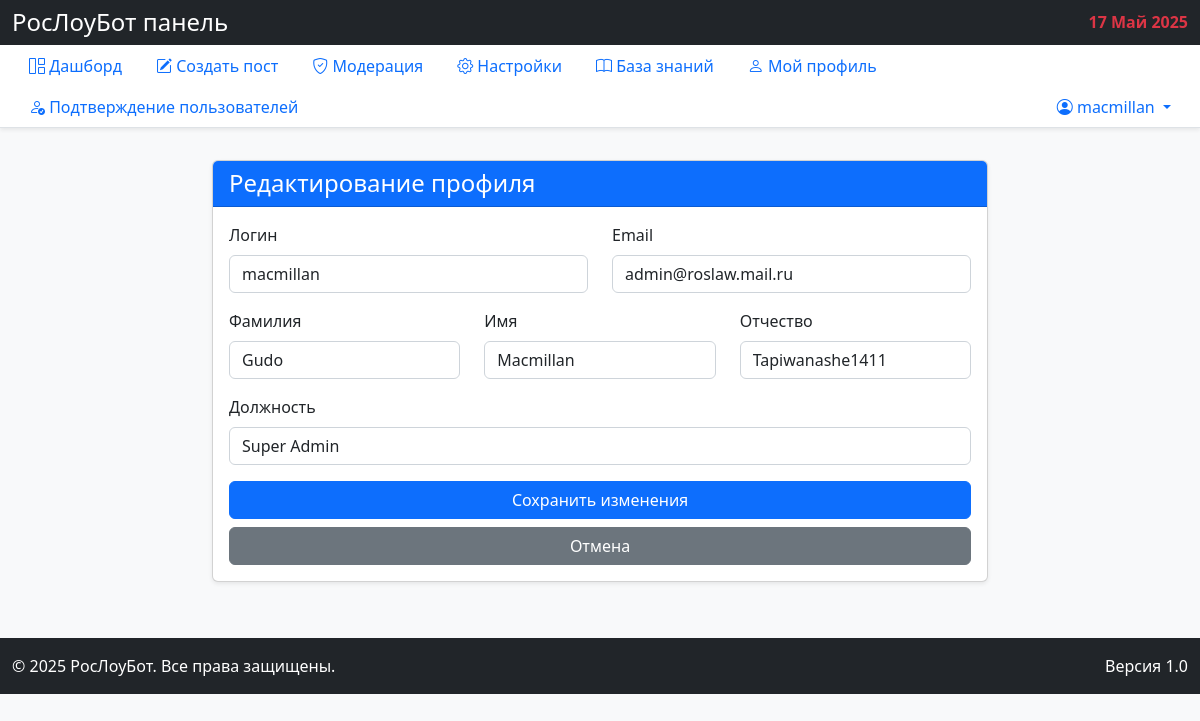
/accounts/profile/edit/ (signed in), run on an earlier commit of the app's database.
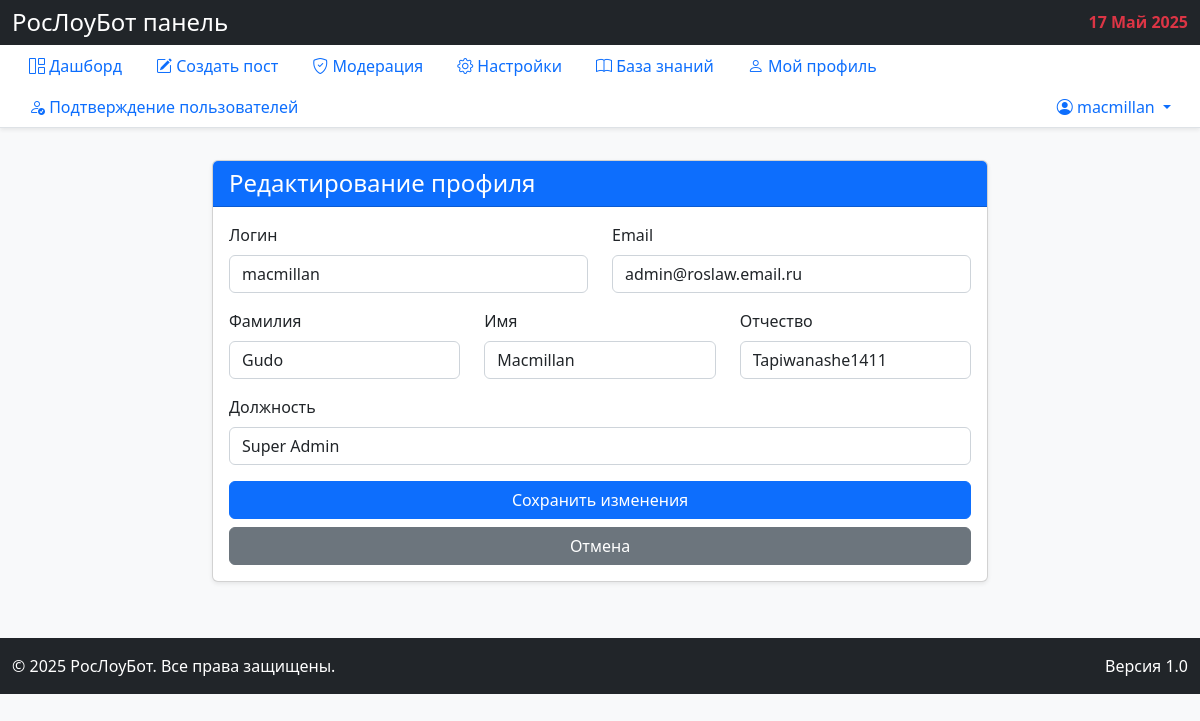
And on a later commit of the database.
### accounts/models.py (models this page shows)
class User(AbstractUser):
    ADMIN = "admin"
    CURATOR = "curator"
    MODERATOR = "moderator"
    SPECIALIST = "specialist"
    VOLUNTEER = "volunteer"
    BLOCKED = "blocked"
    ROLE_CHOICES = [
        (ADMIN, "Админ"),
        (CURATOR, "Куратор"),
        (MODERATOR, "Модератор"),
        (SPECIALIST, "Специалист"),
        (VOLUNTEER, "Волонтер"),
        (BLOCKED, "Заблокированный"),
    ]
    MALE = "M"
    FEMALE = "F"
    SEX_CHOICES = [
        (MALE, "Мужской"),
        (FEMALE, "Женский"),
    ]
    patronymic = models.CharField(
        max_length=150, blank=True, null=True, verbose_name="Отчество"
    )
    role = models.CharField(max_length=20, choices=ROLE_CHOICES, default=SPECIALIST)
    sex = models.CharField(
        max_length=1,
        choices=SEX_CHOICES,
        blank=True,
        null=True,
        verbose_name="Пол",
    )
    birth_date = models.DateField(blank=True, null=True, verbose_name="Дата рождения")
    region = models.CharField(
        max_length=100, blank=True, null=True, verbose_name="Регион"
    )
    address = models.CharField(
        max_length=255, blank=True, null=True, verbose_name="Адрес"
    )
    organization = models.CharField(
        max_length=255, blank=True, null=True, verbose_name="Организация"
    )
    position = models.CharField(
        max_length=255, blank=True, null=True, verbose_name="Должность"
    )
    phone = models.CharField(
        max_length=30, blank=True, null=True, verbose_name="Телефон"
    )
    approved = models.BooleanField(default=False, verbose_name="Одобрен")
    approval_date = models.DateTimeField(
        blank=True, null=True, verbose_name="Дата одобрения"
    )
    class Meta:
        verbose_name = "Пользователь"
        verbose_name_plural = "Пользователи"

### accounts/views.py (the view, shortened to what this page needs)
# urls.py: path("profile/edit/", views.EditProfileView.as_view(), name="edit_profile"),
@method_decorator(login_required, name="dispatch")
class EditProfileView(UpdateView):
    model = User
    form_class = UserProfileForm
    template_name = "accounts/edit_profile.html"
    success_url = reverse_lazy("accounts:profile")
    def get_object(self):
        return self.request.user

### accounts/forms.py
class UserProfileForm(forms.ModelForm):
    class Meta:
        model = User
        fields = [
            "username",
            "email",
            "last_name",
            "first_name",
            "patronymic",
            "position",
        ]
        widgets = {
            "username": forms.TextInput(attrs={"class": "form-control"}),
            "email": forms.EmailInput(attrs={"class": "form-control"}),
            "last_name": forms.TextInput(attrs={"class": "form-control"}),
            "first_name": forms.TextInput(attrs={"class": "form-control"}),
            "patronymic": forms.TextInput(attrs={"class": "form-control"}),
            "position": forms.TextInput(attrs={"class": "form-control"}),
        }
    def __init__(self, *args, **kwargs):
        super().__init__(*args, **kwargs)
        for field_name, field in self.fields.items():
            field.widget.attrs["class"] = "form-control"

### templates/accounts/edit_profile.html (shortened to what this page needs)
{% extends 'base.html' %}
{% load static %}
{% block content %}
<div class="col-md-8 mx-auto">
    <div class="card shadow-sm">
        <div class="card-header bg-primary text-white">
            <h4 class="mb-0">Редактирование профиля</h4>
        </div>
        <div class="card-body">
            <form method="post">
                <div class="row">
                    <div class="col-md-6 mb-3">
                        <label for="{{ form.username.id_for_label }}" class="form-label">Логин</label>
                        {{ form.username }}
                    </div>
                    <div class="col-md-6 mb-3">
                        <label for="{{ form.email.id_for_label }}" class="form-label">Email</label>
                        {{ form.email }}
                    </div>
                </div>
                <div class="row">
                    <div class="col-md-4 mb-3">
                        <label for="{{ form.last_name.id_for_label }}" class="form-label">Фамилия</label>
                        {{ form.last_name }}
                    </div>
                    <div class="col-md-4 mb-3">
                        <label for="{{ form.first_name.id_for_label }}" class="form-label">Имя</label>
                        {{ form.first_name }}
                    </div>
                    <div class="col-md-4 mb-3">
                        <label for="{{ form.patronymic.id_for_label }}" class="form-label">Отчество</label>
                        {{ form.patronymic }}
                    </div>
                </div>
                <div class="mb-3">
                    <label for="{{ form.position.id_for_label }}" class="form-label">Должность</label>
                    {{ form.position }}
                </div>
                <div class="d-grid gap-2">
                    <button type="submit" class="btn btn-primary">Сохранить изменения</button>
                    <a href="{% url 'accounts:profile' %}" class="btn btn-secondary">Отмена</a>
                </div>
            </form>
        </div>
    </div>
</div>
{% endblock %}

### templates/base.html (shortened to what this page needs)
{% load static %}
<!DOCTYPE html>
<html lang="ru">
<head>
    <link href="https://cdn.jsdelivr.net/npm/bootstrap@5.2.3/dist/css/bootstrap.min.css" rel="stylesheet">
    <link rel="stylesheet" href="https://cdn.jsdelivr.net/npm/bootstrap-icons@1.8.1/font/bootstrap-icons.css">
</head>
<body class="bg-light">
    <header class="bg-dark text-white py-2 shadow-sm">
        <div class="container-fluid">
            <div class="d-flex justify-content-between align-items-center">
                <h4 class="m-0">РосЛоуБот панель</h4>
                <div class="text-danger fw-bold">{% now "d F Y" %}</div>
            </div>
        </div>
    </header>
    <nav class="bg-white border-bottom shadow-sm mb-4">
        <div class="container-fluid">
            <ul class="nav nav-tabs border-0">
                <li class="nav-item">
                    <a class="nav-link {% if request.resolver_match.url_name == 'dashboard' %}active{% endif %}" href="{% url 'content:dashboard' %}">
                        <i class="bi bi-grid-1x2"></i> Дашборд
                    </a>
                </li>
                <li class="nav-item">
                    <a class="nav-link" href="#">
                        <i class="bi bi-pencil-square"></i> Создать пост
                    </a>
                </li>
                <li class="nav-item">
                    <a class="nav-link" href="#">
                        <i class="bi bi-shield-check"></i> Модерация
                    </a>
                </li>
                <li class="nav-item">
                    <a class="nav-link" href="#">
                        <i class="bi bi-gear"></i> Настройки
                    </a>
                </li>
                <li class="nav-item">
                    <a class="nav-link" href="#">
                        <i class="bi bi-book"></i> База знаний
                    </a>
                </li>
                {% if user.is_authenticated %}
                    <li class="nav-item">
                        <a class="nav-link {% if request.resolver_match.url_name == 'profile' %}active{% endif %}" href="{% url 'accounts:profile' %}">
                            <i class="bi bi-person"></i> Мой профиль
                        </a>
                    </li>
                    {% if user.role == 'superadmin' or user.role == 'admin'%}
                    <li class="nav-item">
                        <a class="nav-link {% if request.resolver_match.url_name == 'pending_approvals' %}active{% endif %}" href="{% url 'accounts:pending_approvals' %}">
                            <i class="bi bi-person-check"></i> Подтверждение пользователей
                        </a>
                    </li>
                    {% endif %}
                    <li class="nav-item dropdown ms-auto">
                        <a class="nav-link dropdown-toggle" href="#" id="userDropdown" role="button" data-bs-toggle="dropdown" aria-expanded="false">
                            <i class="bi bi-person-circle"></i> {{ user.username }}
                        </a>
                    </li>
                {% endif %}
            </ul>
        </div>
    </nav>
    <div class="container-fluid py-2">
        <div class="row">
            {% block content %}{% endblock %}
        </div>
    </div>
    <footer class="bg-dark text-white py-3 mt-5">
        <div class="container-fluid">
            <div class="row">
                <div class="col-md-6">
                    <p class="mb-0">&copy; {% now "Y" %} РосЛоуБот. Все права защищены.</p>
                </div>
                <div class="col-md-6 text-md-end">
                    <p class="mb-0">Версия 1.0</p>
                </div>
            </div>
        </div>
    </footer>
</body>
</html>

What changed in the data, as far as the page shows it:
changed User "macmillan": email "admin@roslaw.mail.ru" → "admin@roslaw.email.ru"
